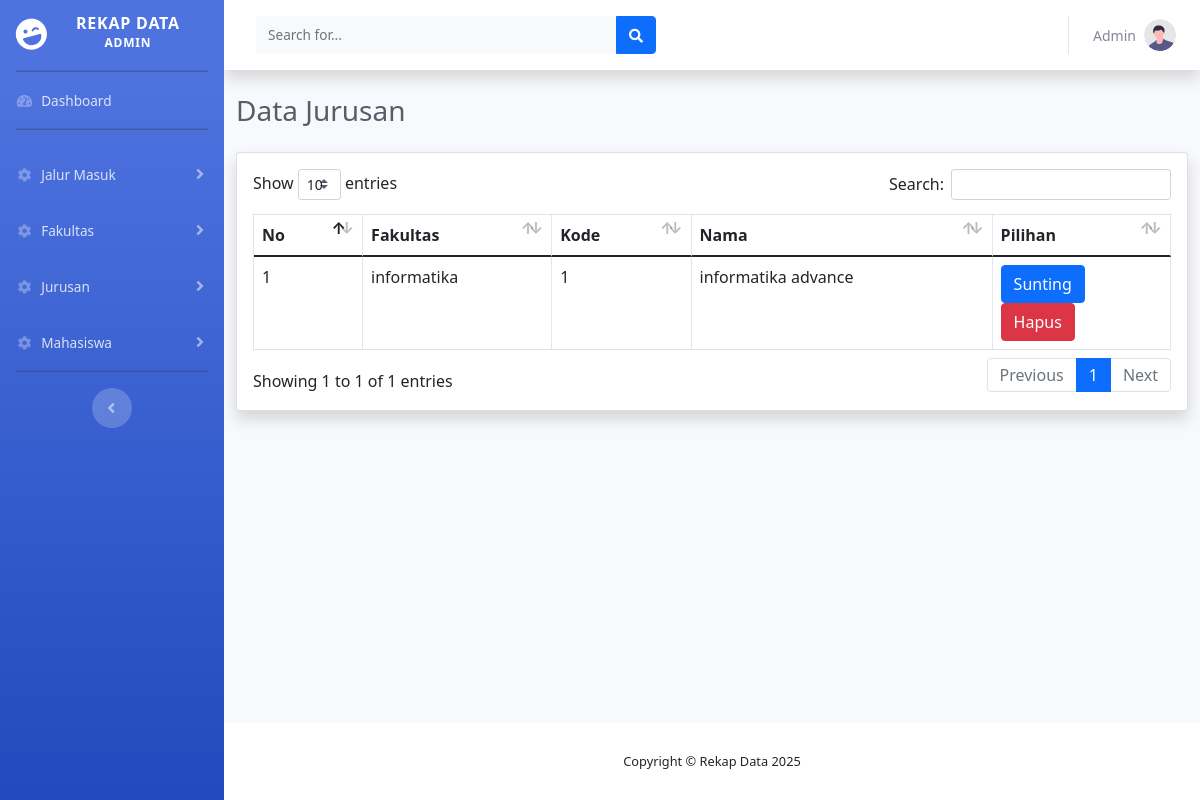
The app's page /index.php/major with its own data.
### tables this page shows
CREATE TABLE `majors` (
  `id` int(11) NOT NULL,
  `faculty_id` int(11) NOT NULL,
  `code` varchar(10) NOT NULL,
  `name` varchar(100) NOT NULL
);

CREATE TABLE `faculties` (
  `id` int(11) NOT NULL,
  `code` varchar(10) NOT NULL,
  `name` varchar(100) NOT NULL
);

### application/controllers/Major.php (called while the page is built, shortened)
<?php
class Major extends CI_Controller {
    public function __construct() {
        $this->load->model('Major_model');
        $this->load->model('Faculty_model');
        $this->load->helper('form');
        $this->load->library('form_validation');
        $this->load->library('session');
    }
    public function index() {
        $majors = $this->Major_model->selectAll();
        foreach ($majors as $major) {
            $faculty = $this->Faculty_model->select($major->faculty_id);
            $major->faculty_name = $faculty->name;
        }
        $header['page'] = 'Data Jurusan';
        $data['majors'] = $majors;
        $this->load->view('header/header',$header);
        $this->load->view('majors/index', $data);
        $this->load->view('footer/footer');
    }
}

### index.php (called while the page is built, shortened)
<?php
require_once BASEPATH.'core/CodeIgniter.php';

### application/models/Major_model.php (called while the page is built, shortened)
<?php
class Major_model extends CI_Model {
    private $_table = 'majors';
    public function selectAll() {
        $this->db->select('*');
        $this->db->from($this->_table);
        $this->db->order_by('id');
        $query = $this->db->get();
        return $query->result();
    }
}

### application/models/Faculty_model.php (called while the page is built, shortened)
<?php
class Faculty_model extends CI_Model {
    private $_table = 'faculties';
    public function select($id) {
        $this->db->select('*');
        $this->db->from($this->_table);
        $this->db->where('id', $id);
        $query = $this->db->get();
        return $query->row();
    }
}

### application/views/majors/index.php (the view, shortened to what this page needs)
<div class="container-fluid">
    <h1 class="h3 mb-4 text-gray-800">Data Jurusan</h1>
    <div class="card shadow mb-4">
        <div class="card-body">
            <div class="table-responsive">
                <table class="table table-bordered" id="dataTable" width="100%" cellspacing="0">
                    <thead>
                        <tr>
                            <th>No</th>
                            <th>Fakultas</th>
                            <th>Kode</th>
                            <th>Nama</th>
                            <th>Pilihan</th>
                        </tr>
                    </thead>
                    <tbody>
                    <?php
                        $counter = 1;
                        foreach($majors as $major) {
                    ?>
                        <tr>
                            <td><?= $counter; ?></td>
                            <td><?= $major->faculty_name; ?></td>
                            <td><?= $major->code; ?></td>
                            <td><?= $major->name; ?></td>
                            <td>
                                <a href="<?= site_url('major/edit/' . $major->id) ?>" class="btn btn-primary">Sunting</a>
                                <?= form_open('major/delete'); ?>
                                <button type="submit" class="btn btn-danger">Hapus</button>
                                <?= form_close(); ?>
                            </td>
                        </tr>
                    <?php
                            $counter++;
                        }
                    ?>
                    </tbody>
                </table>
            </div>
        </div>
    </div>
</div>

### records on screen
majors: faculty.name "informatika", code "1", name "informatika advance"
